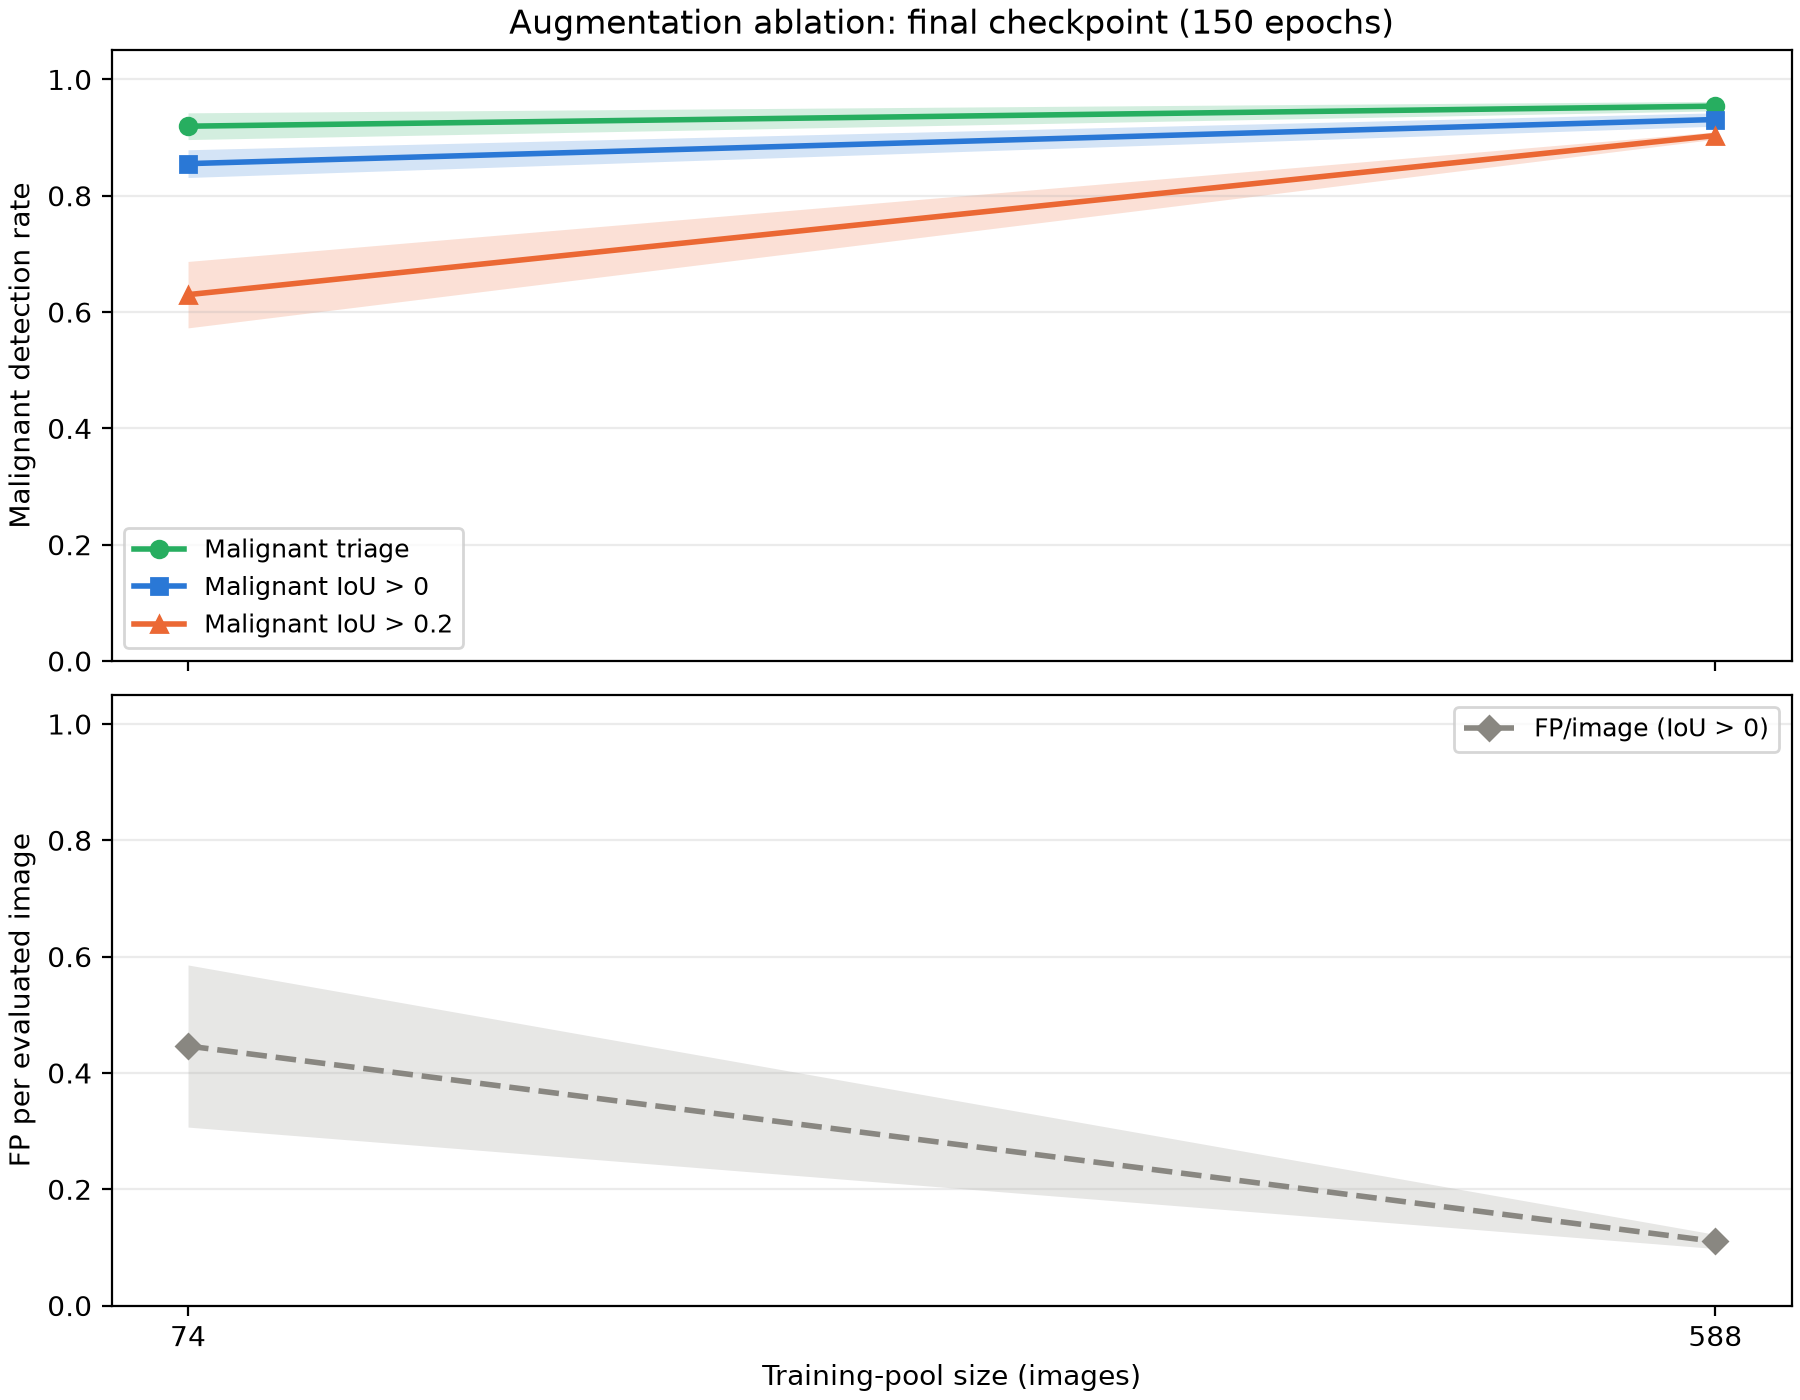

Generate this figure with Python:
"""Run: python -m analysis.03_augmentation_ablation.augmentation_ablation_report.augmentation_ablation_report."""

import importlib
import json
import statistics
from pathlib import Path

import matplotlib
matplotlib.use("Agg")
import matplotlib.pyplot as plt

from analysis.predictions_dataset.load_predictions_dataset import load_predictions_dataset

rates = importlib.import_module("analysis.03_augmentation_ablation.detection_rates.detection_rates")
HERE = Path(__file__).resolve().parent
CHECKPOINTS = ["final", "best"]
SERIES = [
    ("Malignant triage", "triage_detection_flag", "#27ae60", "o", "-"),
    ("Malignant IoU > 0", "overlap_detection_iou_00_flag", "#2a78d6", "s", "-"),
    ("Malignant IoU > 0.2", "overlap_detection_iou_02_flag", "#eb6834", "^", "-"),
    ("FP/image (IoU > 0)", "overlap_detection_iou_00_fp_count", "#898781", "D", "--"),
    ("Normal-image flagged fraction", "triage_detection_flag", "#898781", "D", "--"),
]


def summarize(rows, manifest, snapshot):
    if manifest["snapshot_id"] != snapshot:
        raise RuntimeError("Dataset snapshot does not match build manifest")
    selected = [r for r in rows if r.experiment_name == "augmentation_ablation"
                and r.evaluation_split == "test" and r.checkpoint in CHECKPOINTS]
    if {r.training_set_size for r in selected} != set(rates.SIZES):
        raise RuntimeError(f"Expected training-set sizes {rates.SIZES}")
    results = {}
    cohort = None
    for checkpoint in CHECKPOINTS:
        for size in rates.SIZES:
            group = [r for r in selected if r.checkpoint == checkpoint and r.training_set_size == size]
            if {r.fold for r in group} != set(rates.FOLDS):
                raise RuntimeError(f"{checkpoint}/{size}: expected folds 0-4")
            expected_epoch = 150 if checkpoint == "final" else None
            values = [[] for _ in SERIES]
            epochs = []
            for fold in rates.FOLDS:
                fold_rows = [r for r in group if r.fold == fold]
                current = {(r.image_id, r.pathology, r.reference_path) for r in fold_rows}
                if len({r.image_id for r in fold_rows}) != len(fold_rows) or (
                        cohort is not None and current != cohort):
                    raise RuntimeError("Duplicate images or inconsistent test cohort")
                cohort = current
                if {(r.seed, r.encoder) for r in fold_rows} != {(42, group[0].encoder)}:
                    raise RuntimeError("Inconsistent seed or encoder")
                epoch_set = {r.epoch for r in fold_rows}
                if (len(epoch_set) != 1 or any(type(epoch) is not int or epoch <= 0 for epoch in epoch_set)
                        or (expected_epoch is not None and epoch_set != {expected_epoch})):
                    raise RuntimeError("Unexpected checkpoint epoch")
                epochs.append(next(iter(epoch_set)))
                malignant = [r for r in fold_rows if r.pathology == "malignant"]
                normal = [r for r in fold_rows if r.pathology == "normal"]
                if not malignant or not normal:
                    raise RuntimeError("Missing malignant or normal cohort")
                for index, (_, field, *_) in enumerate(SERIES):
                    population = malignant if index < 3 else (fold_rows if index == 3 else normal)
                    values[index].append(statistics.mean(getattr(r, field) for r in population))
            results[checkpoint, size] = {
                "stats": [(statistics.mean(v), statistics.stdev(v)) for v in values],
                "epochs": epochs,
            }
    counts = {pathology: sum(p == pathology for _, p, _ in cohort)
              for pathology in ("malignant", "benign", "normal")}
    return results, counts


def curves(ax, x, results, indices):
    for index in indices:
        label, _, color, marker, style = SERIES[index]
        means = [r["stats"][index][0] for r in results]
        sds = [r["stats"][index][1] for r in results]
        ax.plot(x, means, label=label, color=color, marker=marker, linestyle=style, linewidth=2)
        ax.fill_between(x, [m-s for m, s in zip(means, sds)],
                        [m+s for m, s in zip(means, sds)], color=color, alpha=.2, linewidth=0)
    ax.set_xticks(x)
    ax.grid(axis="y", alpha=.25)


def charts(results):
    final = [results["final", size] for size in rates.SIZES]
    fig, axes = plt.subplots(2, 1, figsize=(9, 7), sharex=True, layout="constrained")
    curves(axes[0], rates.SIZES, final, range(3))
    curves(axes[1], rates.SIZES, final, [3])
    axes[0].set(ylabel="Malignant detection rate", ylim=(0, 1.05),
                title="Augmentation ablation: final checkpoint (150 epochs)")
    axes[1].set(ylabel="FP per evaluated image", xlabel="Training-pool size (images)", ylim=(0, 1.05))
    for ax in axes:
        ax.legend(fontsize=9)
    fig.savefig(HERE / "augmentation_ablation_report.png", dpi=200)
    plt.close(fig)


def table(results, checkpoint):
    lines = ["| Training pool | Malignant triage | Malignant IoU > 0 | Malignant IoU > 0.2 | FP/image (IoU > 0) | Normal flagged fraction |",
             "|---|---|---|---|---|---|"]
    for size in rates.SIZES:
        cells = [f"{mean:.3f} ± {sd:.3f}" for mean, sd in results[checkpoint, size]["stats"]]
        lines.append(f"| {size} | " + " | ".join(cells) + " |")
    return lines


def main():
    data = load_predictions_dataset()
    manifest = json.loads(rates.MANIFEST_PATH.read_text())
    results, counts = summarize(data.rows, manifest, data.snapshot_id)
    charts(results)
    lines = ["# Augmentation-ablation report", "",
             f"Dataset snapshot `{data.snapshot_id}` (schema {manifest['schema_version']}); test split, seed 42, five fold models per training-pool size.", "",
             "## Definitions and cohort", "",
             "The brightness-augmentation application probability is increased from 0.15 to 0.5; the multiplier range remains 0.75–1.25.", "",
             f"The same {sum(counts.values())} unique test images ({counts['malignant']} malignant, {counts['benign']} benign, {counts['normal']} normal) are evaluated by every model. Repeated model evaluations are not additional unique cases.", "",
             "Training-pool sizes are 74 and 588 images; each fold trains on its training portion of that pool. Detection rates use only malignant images. Triage means any retained predicted mass component, regardless of location. Overlap detection requires at least one retained component with IoU strictly greater than 0 or 0.2 against the full reference mass mask.", "",
             "FP/image (IoU > 0) counts retained components with no reference-mass overlap, divided by all evaluated images (malignant, benign and normal). Every retained component on a normal image is an FP. The normal-image flagged fraction is the fraction of normal images with any retained component; it is distinct from component FP/image.", "",
             "Predictions use the shared 8-connected component filter with minimum area int(0.0003 × image area). Every table cell and shaded band is mean ± sample SD across five fold-model rates (SD denominator n−1). Models share the same test images and overlapping training data: this SD describes model variability, not independent patient uncertainty or a confidence interval. Bands are untruncated mean ± SD; axes start at zero.", "",
             "## Final150 training-pool sweep", "",
             "Fixed 150-epoch checkpoints provide the main size comparison. No winning-size selection rule is imposed.", "",
             "![Final150 aligned detection and FP panels](augmentation_ablation_report.png)", ""]
    lines.extend(table(results, "final"))
    lines.extend(["", "## Best checkpoints (separate descriptive comparison)", "",
                  "Best checkpoints are selected by training-time validation, with potentially different epochs; they are not fixed-budget substitutes for final150.", ""])
    lines.extend(table(results, "best"))
    lines.extend(["", "Best checkpoint epochs (folds 0–4): " + "; ".join(
        f"pool {size}: " + ", ".join(map(str, results["best", size]["epochs"])) for size in rates.SIZES) + ".", "",
        "Companion reports: [malignant detection](../malignant_detection_rates/malignant_detection_rates.md), [benign detection](../benign_detection_rates/benign_detection_rates.md), [segmentation](../segmentation_rates/segmentation_rates.md), and [full detection criteria](../detection_rates/detection_rates.md).", ""])
    (HERE / "augmentation_ablation_report.md").write_text("\n".join(lines))
    print(f"Generated augmentation-ablation report: snapshot {data.snapshot_id}, cohort {counts}")


if __name__ == "__main__":
    main()
